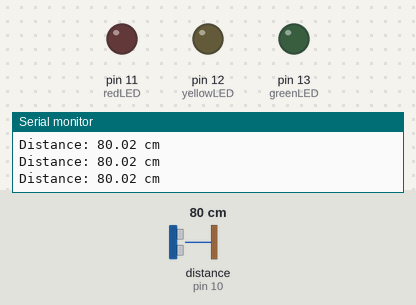
The sketch below on a simulated Arduino Uno, built with avr-gcc and run on an emulated ATmega328P. Shown: output pins drawn as LEDs (lit = HIGH), the last lines printed to the serial monitor. Wiring (inferred from the names in the program): ultrasonic range finder: trigger pin 9; echo pin 10. The inputs (shaded band) are chosen by the test bench; at power-on: distance to the obstacle (sensor on pin 10) 80 cm. The echo pulse lasts 58.3 µs per cm; pins used as bus, display or sensor lines are not drawn.

Above: at 1.2 s.
1.3 s: distance to the obstacle (sensor on pin 10) set to 2 cm
2.8 s: distance to the obstacle (sensor on pin 10) set to 60 cm
At 10.8 s:
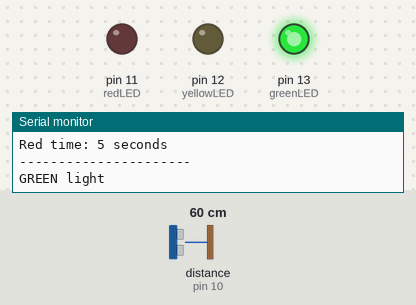
At 15.8 s:
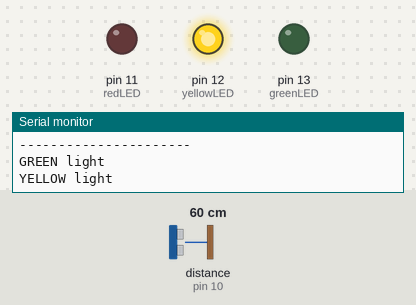
Timing chart, 0 to 19.6 s (numbered marks = the images above; inputs shaded):
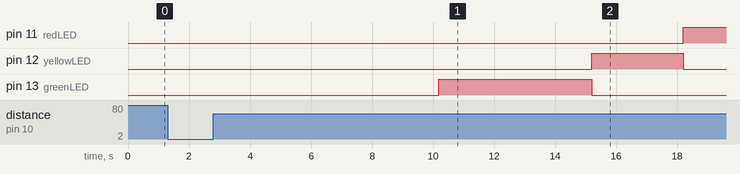

The sketch:

Traffic_Light.ino
```cpp
// Wiring:
// Green LED  -> D13
// Yellow LED -> D12
// Red LED    -> D11
// HC-SR04 Sensor:
// TRIG -> D9
// ECHO -> D10
// VCC  -> 5V
// GND  -> GND

const int greenLED = 13;
const int yellowLED = 12;
const int redLED = 11;

const int trigPin = 9;
const int echoPin = 10;

// Sensor and Timing Values
const float carThresholdCm = 8.0;
const unsigned long countTime = 10000;

// Setup Function
void setup() {
  Serial.begin(9600);

  pinMode(greenLED, OUTPUT);
  pinMode(yellowLED, OUTPUT);
  pinMode(redLED, OUTPUT);

  pinMode(trigPin, OUTPUT);
  pinMode(echoPin, INPUT);

  allLightsOff();

  Serial.println("Traffic Light Car Counter Started");
  Serial.println("Pass Hot Wheels cars under/in front of the sensor one at a time.");
}
// Main Loop
void loop() {
  int carCount = countCars();

  int greenTime;
  int yellowTime;
  int redTime;

  if (carCount == 0) {
    greenTime = 3;
    yellowTime = 1;
    redTime = 3;
  }
  else if (carCount == 1 || carCount == 2) {
    greenTime = 5;
    yellowTime = 3;
    redTime = 5;
  }
  else {
    greenTime = 8;
    yellowTime = 5;
    redTime = 8;
  }

  Serial.println("----------------------");
  Serial.print("Cars counted: ");
  Serial.println(carCount);

  Serial.print("Green time: ");
  Serial.print(greenTime);
  Serial.println(" seconds");

  Serial.print("Yellow time: ");
  Serial.print(yellowTime);
  Serial.println(" seconds");

  Serial.print("Red time: ");
  Serial.print(redTime);
  Serial.println(" seconds");
  Serial.println("----------------------");

  runTrafficLight(greenTime, yellowTime, redTime);
}
// Car Counting Function
int countCars() {
  int carCount = 0;
  bool carCurrentlyDetected = false;

  unsigned long startTime = millis();

  Serial.println();
  Serial.println("Counting cars for 10 seconds...");

  while (millis() - startTime < countTime) {
    float distance = getDistanceCm();

    Serial.print("Distance: ");
    Serial.print(distance);
    Serial.println(" cm");

    if (distance > 0 && distance < carThresholdCm) {
      if (carCurrentlyDetected == false) {
        carCount++;
        carCurrentlyDetected = true;

        Serial.print("Car counted! Total cars = ");
        Serial.println(carCount);
      }
    }
    else {
      carCurrentlyDetected = false;
    }

    delay(150);
  }

  return carCount;
}
// Distance Sensor Function
float getDistanceCm() {
  long duration;
  float distanceCm;

  digitalWrite(trigPin, LOW);
  delayMicroseconds(2);

  digitalWrite(trigPin, HIGH);
  delayMicroseconds(10);
  digitalWrite(trigPin, LOW);

  duration = pulseIn(echoPin, HIGH, 30000);

  if (duration == 0) {
    return -1;
  }

  distanceCm = duration * 0.0343 / 2.0;
  return distanceCm;
}
// Traffic Light Function
void runTrafficLight(int greenTime, int yellowTime, int redTime) {
  digitalWrite(greenLED, HIGH);
  digitalWrite(yellowLED, LOW);
  digitalWrite(redLED, LOW);
  Serial.println("GREEN light");
  delay(greenTime * 1000);

  digitalWrite(greenLED, LOW);
  digitalWrite(yellowLED, HIGH);
  digitalWrite(redLED, LOW);
  Serial.println("YELLOW light");
  delay(yellowTime * 1000);

  digitalWrite(greenLED, LOW);
  digitalWrite(yellowLED, LOW);
  digitalWrite(redLED, HIGH);
  Serial.println("RED light");
  delay(redTime * 1000);

  allLightsOff();

  Serial.println("Cycle complete. Restarting car count...");
}
// Turn Off All Lights
void allLightsOff() {
  digitalWrite(greenLED, LOW);
  digitalWrite(yellowLED, LOW);
  digitalWrite(redLED, LOW);
}
```
